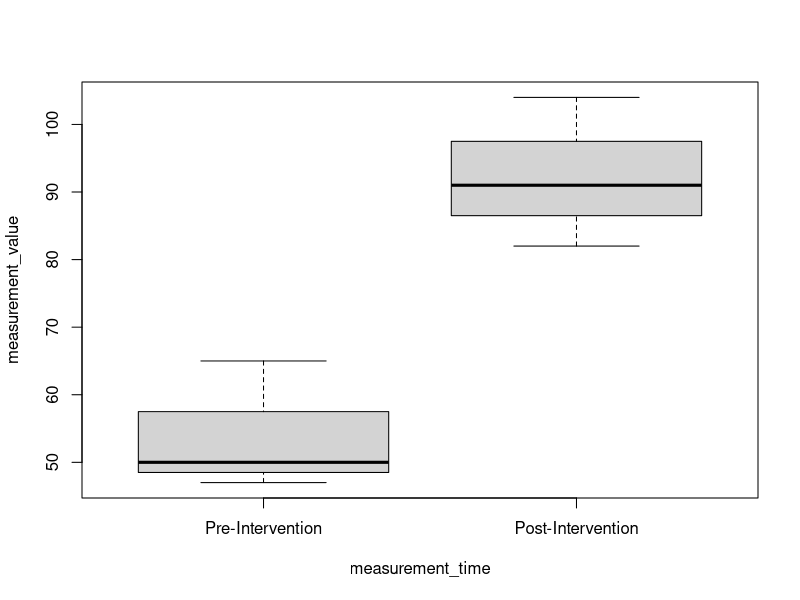
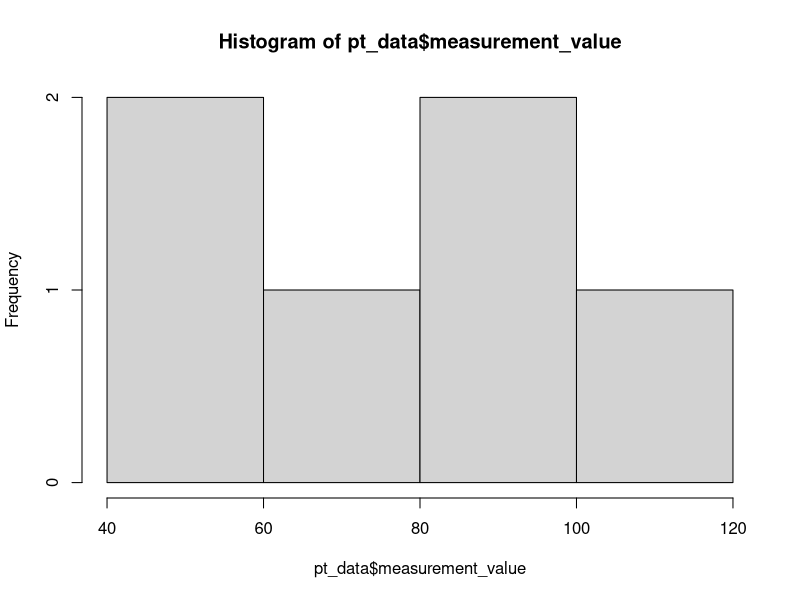
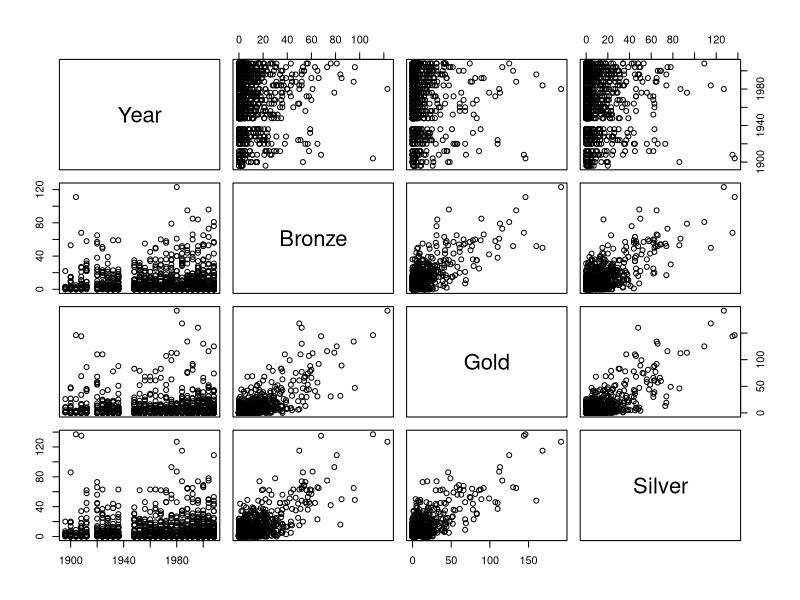
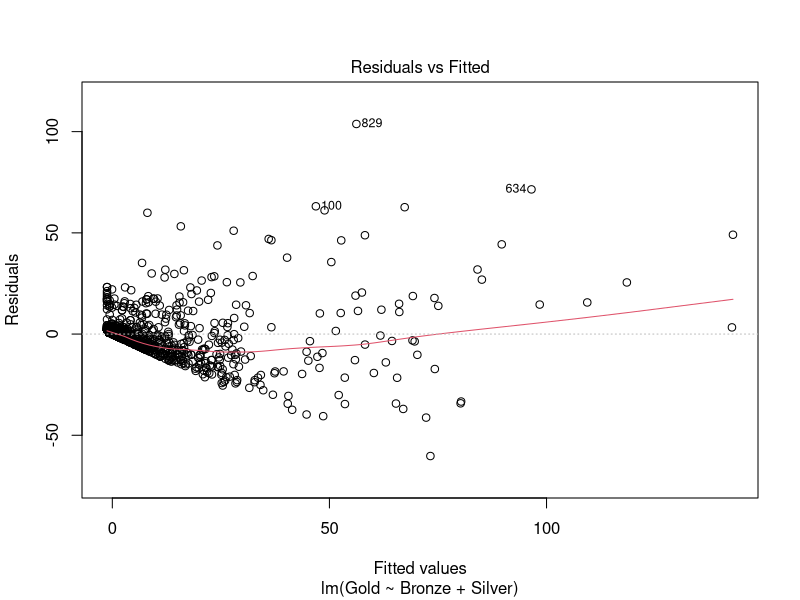
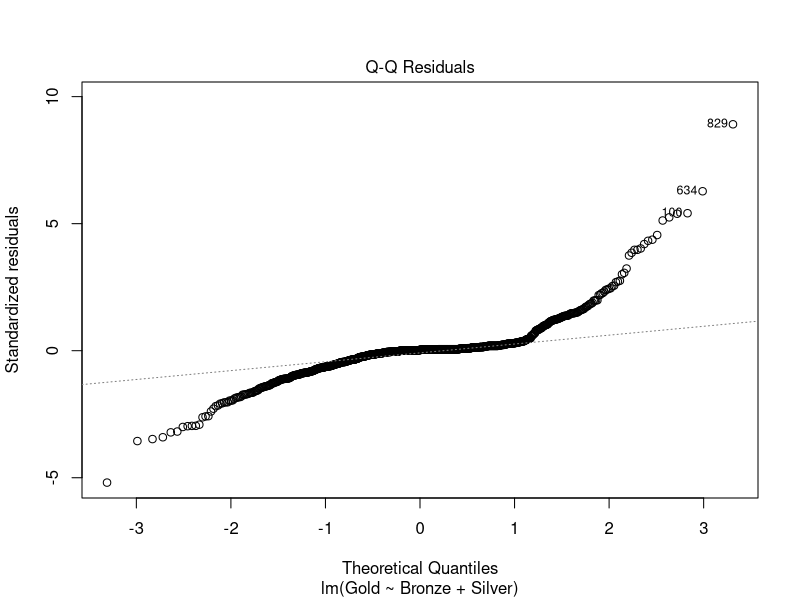
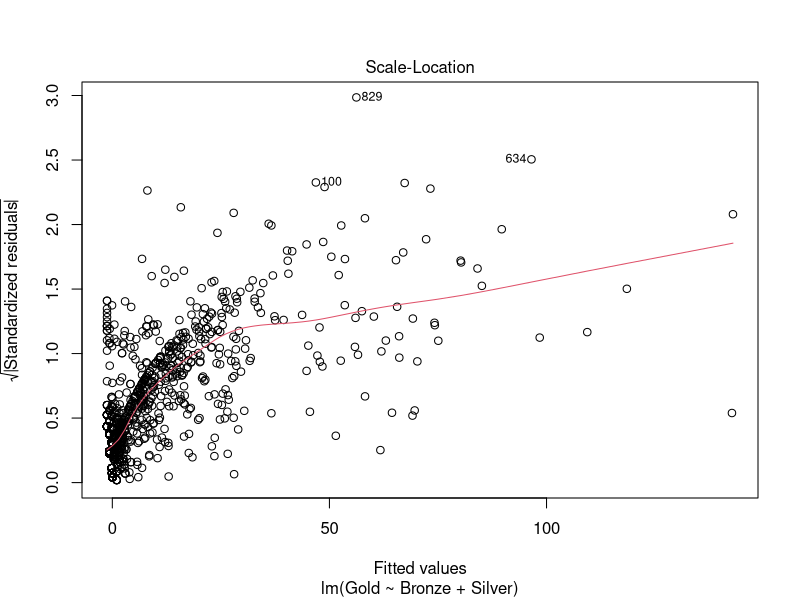
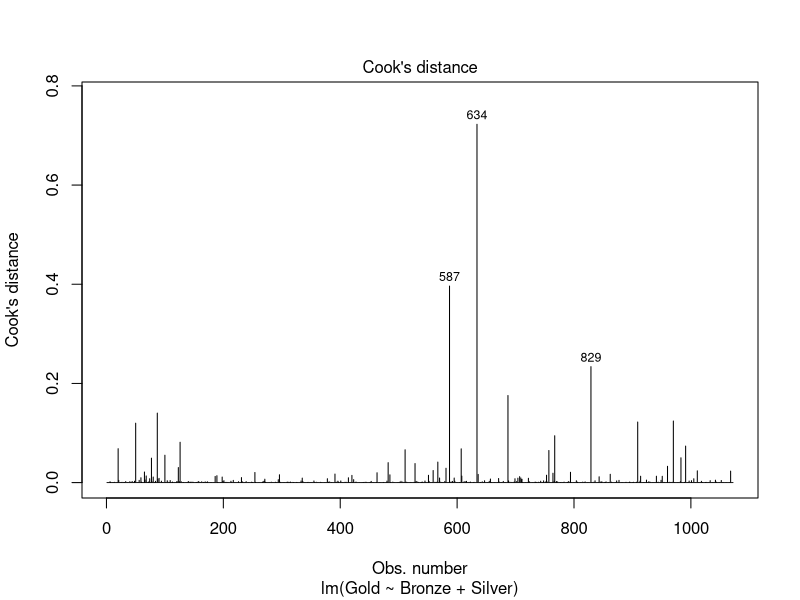
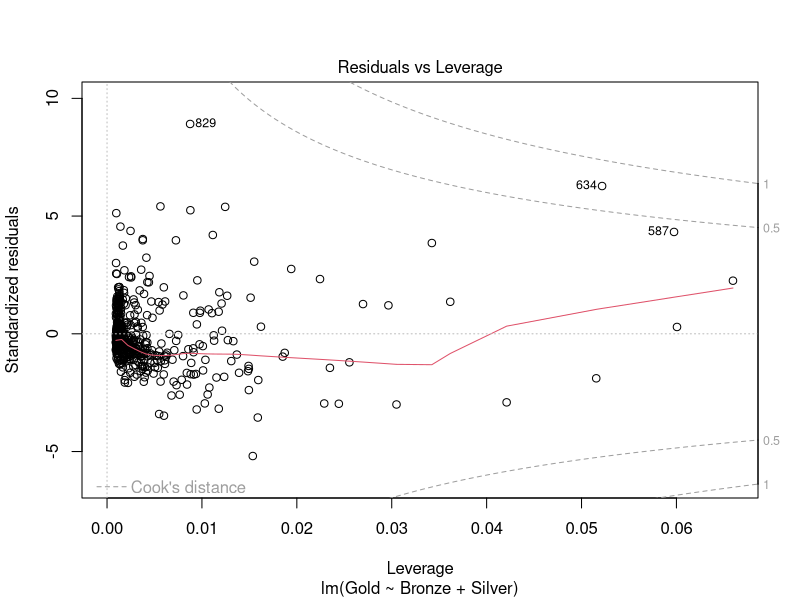

Write the R code that produced these figures, in order. (Note: this script raises an error after producing the figures.)
## ---- chunk 1
knitr::opts_chunk$set(echo = TRUE, message = FALSE)
## ---- chunk 2
# If you haven't yet installed dplyr, install it now!
# install.packages('dplyr')
library(dplyr)

# Lets also load the medals data set:
medals <- read.csv(
  file.path("..", "data", "all_medalists.csv")
) 

# This data set is from here: 
# https://www.theguardian.com/sport/datablog/2012/jun/25/olympic-medal-winner-list-data
View(medals)
## ---- chunk 3
# dplyr and tidyr refresher
medal_counts <- medals %>%
  group_by(Medal, Year, NOC) %>%
  summarise(count = n())
head(medal_counts)


## ---- chunk 4
medal_counts_wide <- medal_counts %>% 
  tidyr::spread(key = Medal, value = count) %>%
  ungroup() %>%
  mutate(Bronze = ifelse(is.na(Bronze), 0, Bronze)) %>%
  mutate(Silver = ifelse(is.na(Silver), 0, Silver)) %>%
  mutate(Gold = ifelse(is.na(Gold), 0, Gold))
## ---- chunk 5
usa_gold_medals <-  medal_counts %>%
  filter(Medal == "Gold") %>%
  filter(NOC == "USA")
## ---- chunk 6
# Review:
pt_data <- data.frame(
  MRN = rep(c(97, 107, 402),2),
  measurement_time = factor(
    c(rep("Pre-Intervention", 3), rep("Post-Intervention", 3)),
    levels = c("Pre-Intervention", "Post-Intervention")
  ),
  measurement_value = c(50, 65, 47, 104, 82, 91)
)

boxplot(measurement_value ~ measurement_time, data = pt_data)

hist(pt_data$measurement_value)
## ---- chunk 7
medal_counts_wide

summary(medal_counts_wide)
## ---- chunk 8
# Calls plotting method for class of the dataset ("data.frame")
plot(medal_counts_wide %>% select(-NOC))


# Calls plotting method for class of medal_lm object ("lm"), 
# print first two plots only
medal_lm <- lm(Gold ~ Bronze + Silver, data = medal_counts_wide)
summary(medal_lm)

plot(medal_lm, which=1:5)
## ---- chunk 9
p <- ggplot(data = medal_counts_wide) +
  aes(x = Year, y = Gold) +                   
  geom_point(color = "gold")
p
p + 
  geom_point(
    aes(x = Year, y = Silver), 
    color = "gray"
  ) + 
  ylab("Medals")
## ---- chunk 10
ggplot(medal_counts_wide, aes(x = Year, y = Gold)) + 
  geom_point() +
  ggtitle("Gold Medal Counts") 

## ---- chunk 11

ggplot(usa_gold_medals, aes(x = Year, y = count)) + 
  geom_line() +
  ggtitle("USA Gold Medals")

# Boxplots
ggplot(medal_counts_wide, aes(x = factor(Year), y = Gold)) +
  geom_boxplot() + 
  ggtitle("Gold Medal Counts")

# Histogram
ggplot(medal_counts_wide, aes(x = Gold)) + 
  geom_histogram() +
  ggtitle("Gold Medal Counts")

# Density plot
ggplot(medal_counts_wide, aes(x = Gold)) + 
  geom_density() +
  ggtitle("Gold Medal Counts")

# Bar chart
ggplot(usa_gold_medals, aes(x = Year, y = count)) + 
  geom_bar(stat = "identity")
## ---- chunk 12
# This combines the subsetting and plotting into one step
medal_counts %>%
  filter(Medal == "Gold") %>%
  filter(NOC == "USA") %>%
  ggplot(aes(x = Year, y = count)) + 
  geom_line()
## ---- chunk 13
usa_all_medals <- medal_counts %>%
  filter(NOC == "USA")

head(usa_all_medals)

ggplot(data = usa_all_medals) +
  aes(
    x = Year, 
    y = count, 
    color = Medal, 
    linetype = Medal
  ) +                 # color, linetype are different for each Medal type
  geom_line(size = 2) + # size applies to ALL lines
  scale_color_manual(
    values = c(Gold = "gold", Silver = "grey70", Bronze = "orange")
  )
## ---- chunk 14
usa_all_medals |>
  ggplot() +
  aes(x = Year, y = count, colour = Medal)
  geom_point()


usa_all_medals |>
  ggplot() +
  aes(x = Year, y = count)
  geom_point(colour = Medal)

  
usa_all_medals |>
  ggplot() +
  aes(x = Year, y = count)
  geom_point(colour = "red")
## ---- chunk 15
ggplot(data = usa_gold_medals, aes(x = Year, y = count)) + 
  geom_point() +
  labs(
    x = "year",
    y = "Number of medals",
    title = "My Graph"
  )
## ---- chunk 16
ggplot(data = usa_gold_medals, aes(x = Year, y = count)) +
  geom_point() 

# Now with bigger points
ggplot(data = usa_gold_medals, aes(x = Year, y = count)) +
  geom_point(size=3) 

# Now with tiny points
ggplot(data = usa_gold_medals, aes(x = Year, y = count)) +
  geom_point(size=0.1) 
## ---- chunk 17
ggplot(data = usa_gold_medals, aes(x = Year, y = count)) +
  geom_point(color = "darkorange") # ggplot2

ggplot(data = usa_gold_medals, aes(x = Year, y = count)) +
  geom_point(color = "#266F36") # ggplot2
## ---- chunk 18
ggplot(data = usa_gold_medals, aes(x = Year, y = count)) +
  geom_bar(
    stat = 'identity', 
    color = "navyblue",
    fill = 'lightpink'
  ) # ggplot2
## ---- chunk 19
ggplot(data = usa_gold_medals, aes(x = Year, y = count)) +
  geom_point(shape = 3) 

ggplot(data = usa_gold_medals, aes(x = Year, y = count)) +
  geom_point(shape = "w") 
ggplot(data = usa_gold_medals, aes(x = Year, y = count)) +
  geom_point(shape = "$", size=5) 
## ---- chunk 20
ggplot(data = usa_gold_medals, aes(x = Year, y = count)) +
  geom_line(linetype = 1) 
ggplot(data = usa_gold_medals, aes(x = Year, y = count)) +
  geom_line(linetype = 'dashed')
ggplot(data = usa_gold_medals, aes(x = Year, y = count)) +
  geom_line(linetype = 5, size = 2, color = 'blue') 
## ---- chunk 21
northern_hem <- medal_counts_wide %>%
  filter(NOC %in% c("USA", "CAN", "MEX", "CUB"))

ggplot(data = northern_hem, aes(x = Year, y = Gold)) +
  geom_point(aes(shape = NOC, color = NOC))

# same as above but specifying the colors
ggplot(data = northern_hem, aes(x = Year, y = Gold)) +
  geom_point(aes(shape = NOC, color = NOC)) +
  scale_color_manual(
    values = c('darkblue', 'orangered', 'yellow4', 'pink3')
  )


# same as above but specifying the colors and the shape
ggplot(data = northern_hem, aes(x = Year, y = Gold)) +
  geom_point(aes(shape = NOC, color = NOC)) +
  scale_color_manual(values = c('darkblue', 'orangered', 'yellow4', 'pink3')) +
  scale_shape_manual(values = c(5, 6, 7, 8))


  
## ---- chunk 22
p <- ggplot(data = usa_gold_medals, aes(x = Year, y = count)) + 
  geom_point()
## ---- chunk 23
# Add linear model (lm) smoother using geom_smooth


## ---- chunk 24

# Add a local linear (loess) smoother for each medal
ggplot(data = usa_all_medals, aes(x = Year, y = count)) +
  geom_point(aes(color = Medal)) +
  geom_smooth(aes(color = Medal), method = "loess", se = FALSE)

## ---- chunk 25
ggplot(data = usa_gold_medals, aes(x = Year, y = count)) + 
  geom_point() +
  geom_smooth(method = "loess", se = FALSE) +
  geom_hline(
    yintercept = 100, 
    color = "purple", 
    linetype = "dashed"
  ) +
  annotate(
    geom = "text", 
    label = "target medal count", 
    x = 1893, 
    y = 100, 
    vjust = -1, 
    hjust = 0, 
    color = "purple"
  )
## ---- chunk 26
ggplot(data = usa_gold_medals, aes(x = Year, y = count)) + 
  geom_point() +
  geom_smooth(
    method = "loess", 
    se = FALSE
  ) +
  geom_vline(
    xintercept = 1950, 
    color = "purple", 
    linetype = "dashed"
  ) +
  annotate(
    geom = "text", 
    label = "start of new\nolympic athlete program", 
    x = 1950, 
    y = 140, 
    vjust = -0.4, 
    hjust = 0.5, 
    color = "purple", 
    angle = 90
  )
## ---- chunk 27
ggplot(data = usa_gold_medals, aes(x = Year, y = count)) + 
  geom_point() +
  geom_smooth(
    method = "loess", 
    se = FALSE
  ) +
  geom_abline(
    slope = 2.1, 
    intercept = -4000, 
    color = "purple"
  ) +
  annotate(
    geom = "text", 
    label = "My Comptitor's Model", 
    x = 1960, 
    y = 160, 
    vjust = -0.4, 
    hjust = 0.5, 
    color = "purple"
  ) +
  annotate(
    geom = "text", 
    label = "My Model", 
    x = 1983, 
    y = 120, 
    vjust = -0.4, 
    hjust = 0.5, 
    color = "blue"
  ) 
## ---- chunk 28
# grey
p <- usa_all_medals %>% 
  ggplot(aes(x = Year, y = count)) +
  geom_point(aes(color = Medal)) +
  geom_smooth(aes(color = Medal), method = "lm", se = FALSE) 

p +
  theme_grey()

## ---- chunk 29

# minimal
p +
  theme_minimal()

## ---- chunk 30

# black and white
p +
  theme_bw()

## ---- chunk 31

# classic
p +
  theme_classic() +
  #For this theme in particular, I like to resposition the axis to zero:
  scale_y_continuous(expand = c(0, 0, 0.1, 0.1))

## ---- chunk 32

# dark
usa_all_medals %>% 
  ggplot(aes(x = Year, y = count)) +
  geom_point(aes(color = Medal)) +
  geom_smooth(aes(color = Medal), method = "lm", se = FALSE) +
  theme_dark()

## ---- chunk 33
p +
  labs(y = "Number of medals") +
  theme(
    legend.position = 'top',
    # most theme elements are specified as a line element, a rect element,
    # a text element, or a blank element to remove it entirely
    legend.background = element_blank(),
    legend.key = element_blank(),
    
    plot.background = element_rect(fill = '#fcfbed'),
    panel.background = element_rect(fill = '#fcfbed'),
    
    axis.line = element_line(color = '#633c01'),
    
    axis.text = element_text(size = 14),
    legend.text = element_text(size = 12),
    legend.title = element_text(size = 14), 
    axis.title = element_text(size = 16),
    
    panel.grid = element_line(color = '#8a7453'),
    panel.grid.major = element_line(linetype = 'dashed'),
    panel.grid.minor = element_blank()
  ) +
  scale_color_manual(values = c('orangered', 'darkturquoise', 'navyblue'))

## ---- chunk 34

# Compare boxplot first, then jitter
iris %>%
  ggplot() +
  aes(x = Species, y = Sepal.Length) +
  geom_boxplot(outlier.shape = NA) +
  geom_jitter(width = 0.3)  # jitter: point with position dodging

# versus jitter first, then boxplot
iris %>%
  ggplot() +
  aes(x = Species, y = Sepal.Length) +
  geom_jitter(width = 0.3) +
  geom_boxplot(outlier.shape = NA)


## ---- chunk 35
# Initialize gridExtra library
library(gridExtra)

# Create 3 plots to combine in a table
plot1 <- ggplot(data = medal_counts_wide, aes(x = Year, y = Gold)) +
  geom_point(color = "gold") +
  geom_point(aes(x = Year, y = Silver), color = "gray") +
  geom_point(aes(x = Year, y = Bronze), color = "brown") +
  ylab("Medals")
plot2 <- ggplot(data = usa_all_medals, aes(x = Year, y = count)) +
  geom_line(aes(color = Medal)) + 
  theme(legend.position = 'left')
plot3 <- ggplot(data = northern_hem, aes(x = Year, y = Gold)) +
  geom_line(aes(linetype = NOC)) + 
  theme(legend.position = 'right')


# Call grid.arrange
grid.arrange(plot1, plot2, plot3, nrow=3, ncol = 1)
grid.arrange(
  plot1 + labs(tags = "A"), 
  plot2 + theme(legend.position = 'none') + labs(tags = "B"), 
  plot3 + theme(legend.position = 'none') + labs(tags = "C"), 
  layout_matrix = rbind(c(1,1), c(2, 3))
)
## ---- chunk 36

## ---- chunk 37

## ---- chunk 38


## ---- chunk 39


## ---- chunk 40

## ---- chunk 41

## ---- chunk 42

## ---- chunk 43


## ---- chunk 44

## ---- chunk 45
plot(medal_counts_wide$Year, medal_counts_wide$Gold) # Basic
plot(
  medal_counts_wide$Year, 
  medal_counts_wide$Gold, 
  #type = "l",
  main = "USA Gold Medals",
  xlab = "Year", 
  ylab = "Count"
) # with updated parameters
## ---- chunk 46
boxplot(Gold ~ Year, data = medal_counts_wide)
hist(medal_counts_wide$Gold)
plot(density(medal_counts_wide$Gold))
barplot(
  usa_gold_medals$count, 
  width = 4, 
  names.arg = usa_gold_medals$Year,
  main = "USA Gold Medals"
)
mosaicplot(Year~Medal, medal_counts)
## ---- chunk 47
usa_all_medals <- medal_counts %>%
  filter(NOC == "USA")

# ggplot2 call
ggplot(data = usa_all_medals, aes(x = Year, y = count)) +
  geom_line(aes(color = Medal))
## ---- chunk 48
usa_all_medals_untidy <- medal_counts_wide %>%
  filter(NOC == "USA")

# Base graphics call
# (highlight and run whole block)
plot(
  usa_all_medals_untidy$Year, 
  usa_all_medals_untidy$Gold, 
  col = "green",
  type = "l"
)

lines(usa_all_medals_untidy$Year, usa_all_medals_untidy$Silver, col = "blue")
lines(usa_all_medals_untidy$Year, usa_all_medals_untidy$Bronze, col = "red")
legend("top", legend = c("Gold", "Silver", "Bronze"),
                fill = c("green", "blue", "red"))
